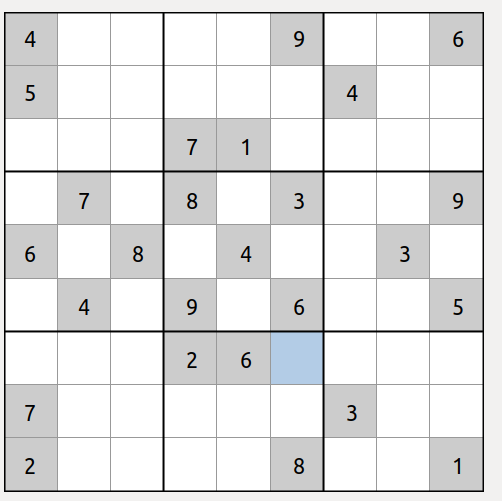
#> input picture pictures/demo.png, 502 x 501 px, given in place of picturespaper.jpg, which was not available
$ jupyter execute --allow-errors sudocr.ipynb
#> lines starting #> are read from the running program, lines starting #| are printed output that depends on the picture; after the words box and inside, x2 and y2 are one past the last pixel; in counts of white or black regions, pixels touching at a corner belong together; pictures that were not available may be replaced by others from this repository, and a replacement may not be noted
#> in recognize_sudoku, image is the input picture: shape (501, 502, 3); mean B, G, R 228.9, 228.7, 228.6
[cell 1]
from dataclasses import dataclass

import cv2
import numpy as np
from PIL import Image
from paddleocr import PaddleOCR

[cell 2]
dir = './pictures'
fps = [
    # 'demo.png',
    'paper.jpg',
    # 'board.png',
    # 'sudoku.png',
    # 'sudoku_num.png',
    # 'sudoku_num_dark.png',
    # 'sudoku_big_dark.png'
]

[cell 3]
Pixels = int

@dataclass(frozen=True)
class SudokuBounds:
    top_left_x: Pixels
    top_left_y: Pixels
    width: Pixels
    cell_width: Pixels


@dataclass(frozen=True)
class CellCoordinates:
    x0: Pixels
    y0: Pixels
    x1: Pixels
    y1: Pixels

[cell 4]
def show(*args):
    for i, j in enumerate(args):
        cv2.imshow(str(i), j)
    cv2.waitKey(0)
    cv2.destroyAllWindows()

[cell 5]
def transform(pts, img):  # TODO: Spline transform, remove this
    pts = np.float32(pts)
    top_l, top_r, bot_l, bot_r = pts[0], pts[1], pts[2], pts[3]

    def pythagoras(pt1, pt2):
        return np.sqrt((pt2[0] - pt1[0]) ** 2 + (pt2[1] - pt1[1]) ** 2)

    width = int(max(pythagoras(bot_r, bot_l), pythagoras(top_r, top_l)))
    height = int(max(pythagoras(top_r, bot_r), pythagoras(top_l, bot_l)))
    square = max(width, height) // 9 * 9  # Making the image dimensions divisible by 9

    dim = np.array(([0, 0], [square - 1, 0], [square - 1, square - 1], [0, square - 1]), dtype='float32')
    matrix = cv2.getPerspectiveTransform(pts, dim)
    warped = cv2.warpPerspective(img, matrix, (square, square))
    show(warped)
    return warped

[cell 6]
def find_sudoku_bounds(image):
    gray = cv2.cvtColor(image, cv2.COLOR_BGR2GRAY)
    thresh = cv2.adaptiveThreshold(gray, 255, cv2.ADAPTIVE_THRESH_GAUSSIAN_C, cv2.THRESH_BINARY, 11, 2)
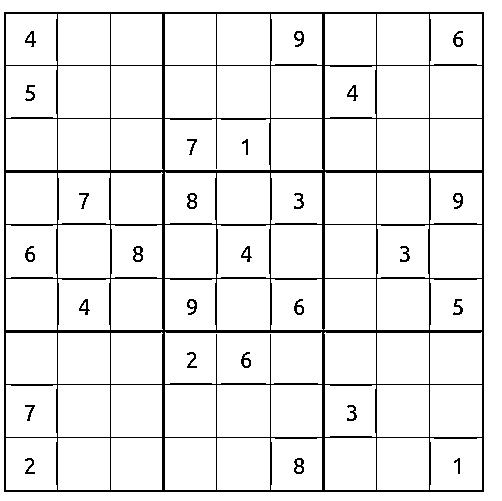
#> thresh: shape (501, 502); 92.3% white; black in thin lines or dots

    thresh = cv2.bitwise_not(thresh)
#> thresh: shape (501, 502); 7.7% white in thin lines or dots

    kernel = cv2.getStructuringElement(cv2.MORPH_RECT, (2, 2))
    dilated = cv2.dilate(thresh, kernel, iterations=1)
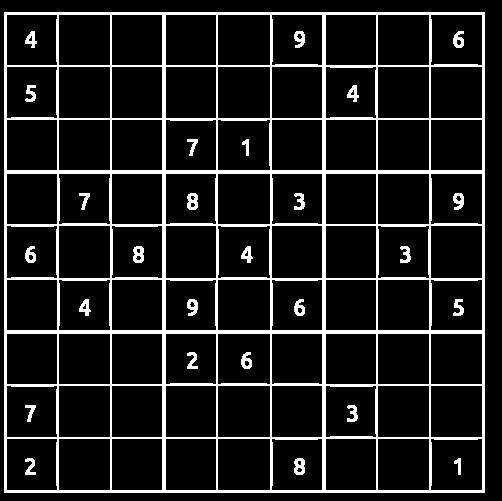
#> dilated: shape (501, 502); 11.8% white; 27 white regions, largest, box (x1, y1, x2, y2) and area: (4, 12, 485, 493) 26885, (187, 193, 198, 210) 140, (133, 246, 144, 263) 140

    # edges = cv2.Canny(dilated, 50, 100)
    contours, hierarchy = cv2.findContours(dilated, cv2.RETR_EXTERNAL, cv2.CHAIN_APPROX_SIMPLE)
#> contours = [[[4, 12], [4, 492], [484, 492], [484, 12]]]

    # contours_hierarchy = list(filter(lambda c_h: (print(c_h[1]), c_h[1][3] == -1), zip(contours, hierarchy[0])))
    # contours = [item[0] for item in contours_hierarchy]
    contours = sorted(contours, key=cv2.contourArea, reverse=True)[:9]

    if len(contours) > 1:  # TODO：分写处理文件
        contour_area0 = cv2.contourArea(contours[0])
        contour_area1 = cv2.contourArea(contours[1])
        if contour_area1 < 0.25 * contour_area0:
            contours = [contours[0]]
            largest_contour = np.squeeze(contours[0])

            sums = [sum(i) for i in largest_contour]
            differences = [i[0] - i[1] for i in largest_contour]

            top_left = np.argmin(sums)
            top_right = np.argmax(differences)
            bottom_left = np.argmax(sums)
            bottom_right = np.argmin(differences)

            corners = [largest_contour[top_left], largest_contour[top_right], largest_contour[bottom_left],
                       largest_contour[bottom_right]]
            return transform(corners, image)

    color = (0, 0, 255)  # (B, G, R)

    # 绘制轮廓
    # contours_n = len(contours)
    for i, contour in enumerate(contours):
        res = cv2.drawContours(image.copy(), [contour], -1, color, 3)
#> this loop made 1 pass
#> contour on pass 1: [[4, 12], [4, 492], [484, 492], [484, 12]]
#> pass 1, in find_sudoku_bounds, `res = cv2.drawContours(image.copy(), [contour], -1, color, 3)`:
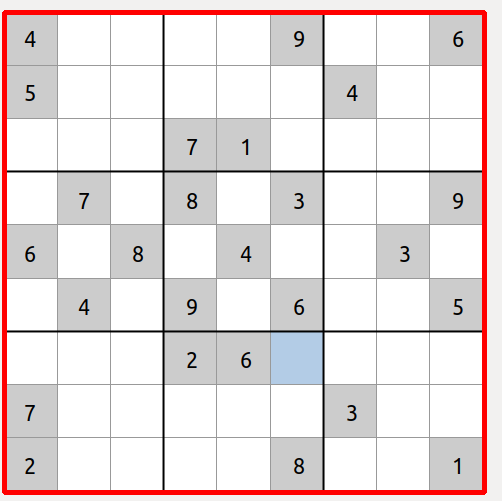
#> res: shape (501, 502, 3); mean B, G, R 222.6, 222.4, 231.9
        # cv2.imshow(f'Contour {i+1}/{contours_n}', res)
        # cv2.waitKey(0)

    min_x = min_y = 10000
    max_x = max_y = 0

    for contour in contours:
        perimeter = cv2.arcLength(contour, True)
        approx = cv2.approxPolyDP(contour, 0.005 * perimeter, True)

        for a in approx:
            x, y = a[0][0], a[0][1]
            if x < min_x:
                min_x = x
            elif x > max_x:
                max_x = x

            if y < min_y:
                min_y = y
            elif y > max_y:
                max_y = y
#> this loop made 1 pass
#> (perimeter, approx) on pass 1: (1920, [[4, 12], [4, 492], [484, 492], [484, 12]])
#> after the loop, max_x = 484; max_y = 492; min_x = 4; min_y = 12


    top_left_x = min_x
#> top_left_x = 4
    top_left_y = min_y
#> top_left_y = 12
    square_width = max(max_x-min_x, max_y-min_y)
#> square_width = 480

    cropped_image = np.array(image)[top_left_y:top_left_y + square_width, top_left_x:top_left_x + square_width]
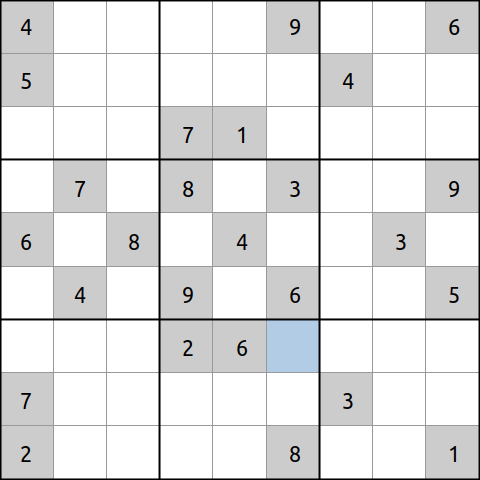
#> cropped_image: shape (480, 480, 3); mean B, G, R 227.9, 227.6, 227.3
    return cropped_image

[cell 7]
def crop_to_sudoku(screenshot):
    handle_img = find_sudoku_bounds(screenshot)
    gray = cv2.cvtColor(handle_img, cv2.COLOR_BGR2GRAY)
#> gray: shape (480, 480)
    thresh = cv2.adaptiveThreshold(gray, 255, cv2.ADAPTIVE_THRESH_GAUSSIAN_C, cv2.THRESH_BINARY, 11, 2)
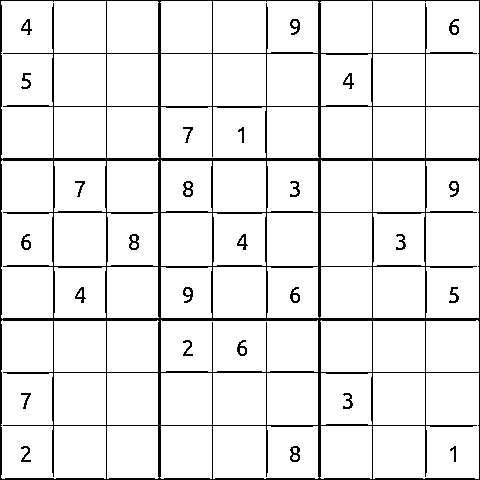
#> thresh: shape (480, 480); 92% white; black in thin lines or dots

    show(handle_img, gray, thresh)

    return Image.fromarray(thresh)

[cell 8]
def get_sudoku_cells_coordinates(cell_width):
    border_offset: Pixels = 5
    cells = []

    for row in range(9):
        for col in range(9):
            x0 = col * cell_width + border_offset
            y0 = row * cell_width + border_offset
            x1 = x0 + cell_width - border_offset
            y1 = y0 + cell_width - border_offset
            cells.append(CellCoordinates(x0, y0, x1, y1))

    return cells

#> (a cell that did not finish here is left out)

[cell 10]
def recognize_digit(cell_image):
    recognition_data = OCR.ocr(np.array(cell_image), det=False, rec=True, cls=False)
    char = (recognition_data[0][0][0] if recognition_data else '').strip().replace(':', '8')

    if char.isdigit():
        print(recognition_data, char)
    else:
        return ''

    return char

[cell 11]
def recognize_sudoku(path):
    # full_image = capture_full_screen()
    image = cv2.imread(path)
    img = crop_to_sudoku(image)
    cell_width = img.size[0] // 9
#> cell_width = 53
    cells_coordinates = get_sudoku_cells_coordinates(cell_width)

    digits = []
    for cell in cells_coordinates:
        cell_img = img.crop((cell.x0, cell.y0, cell.x1, cell.y1))
        digit = recognize_digit(cell_img)
        digits.append(digit)
#> this loop made 1 pass
#> pass 1, in recognize_sudoku, `cell_img = img.crop((cell.x0, cell.y0, cell.x1, cell.y1))`:
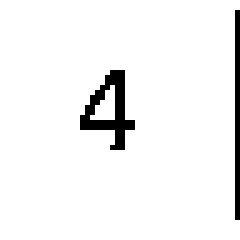
#> cell_img: PIL image 48x48 L (shown 5 times larger); 95.1% white; black in thin lines or dots, all inside (x1, y1, x2, y2) = (16, 2, 48, 44)
#> after the loop, digits = []

    grid = []
    for i in range(0, len(digits), 9):
        grid.append(digits[i:i + 9])

    return grid

$ run again, on pictures/board.png
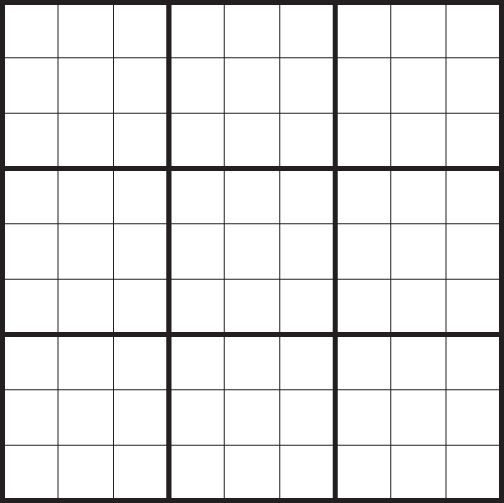
#> input picture pictures/board.png, 504 x 503 px, given in place of picturespaper.jpg, which was not available
#> in recognize_sudoku, image is the input picture: shape (503, 504, 3); mean B, G, R 232.5, 232.4, 232.8
#> in find_sudoku_bounds, `dilated = cv2.dilate(thresh, kernel, iterations=1)`:
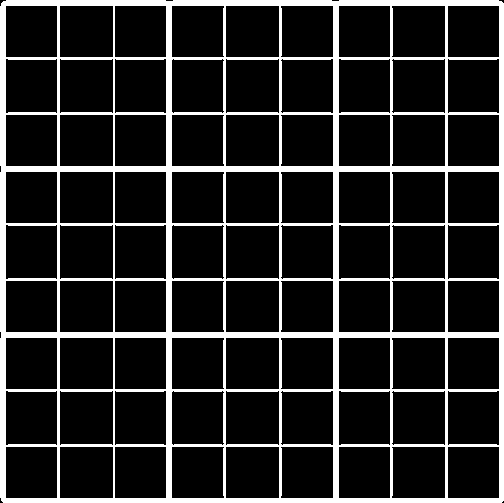
#> dilated: shape (503, 504); 15.3% white; 1 white region
#> contours = 1 contour; box (x1, y1, x2, y2) and area: (0, 0, 504, 503) 252453
#> the loop in find_sudoku_bounds, `for i, contour in enumerate(contours):` made 1 pass
#> the loop in find_sudoku_bounds, `for contour in contours:` made 1 pass
#> (perimeter, approx) on pass 1: (2006.3, [[3, 1], [1, 500], [501, 502], [503, 3]])
#> after the loop in find_sudoku_bounds, `for contour in contours:`: max_x = 503; max_y = 502; min_x = 1
#> square_width = 502
#> in crop_to_sudoku, `thresh = cv2.adaptiveThreshold(gray, 255, cv2.ADAPTIVE_THRESH_GAUSSIAN..`:
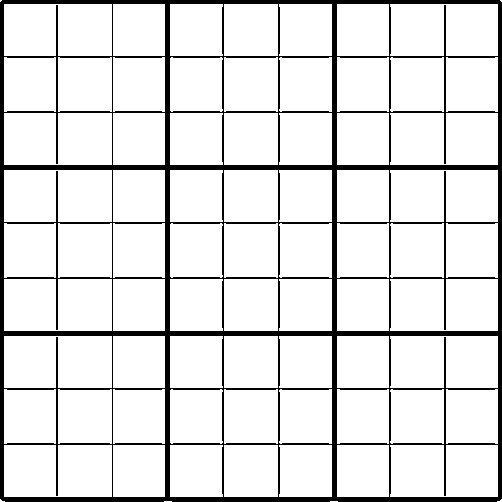
#> thresh: shape (502, 502); 88.6% white; 1 black region, box (x1, y1, x2, y2) and area: (0, 0, 502, 502) 28787
#> after the loop in recognize_sudoku, `for cell in cells_coordinates:`: digits = []
